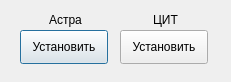
<?xml version="1.0" encoding="UTF-8"?>
<ui version="4.0">
 <class>Dialog</class>
 <widget class="QDialog" name="Dialog">
  <property name="geometry">
   <rect>
    <x>0</x>
    <y>0</y>
    <width>231</width>
    <height>82</height>
   </rect>
  </property>
  <property name="windowTitle">
   <string>Репозитории</string>
  </property>
  <widget class="QLabel" name="label">
   <property name="geometry">
    <rect>
     <x>20</x>
     <y>10</y>
     <width>91</width>
     <height>20</height>
    </rect>
   </property>
   <property name="text">
    <string>Астра</string>
   </property>
   <property name="alignment">
    <set>Qt::AlignCenter</set>
   </property>
  </widget>
  <widget class="QPushButton" name="button_astra">
   <property name="geometry">
    <rect>
     <x>20</x>
     <y>30</y>
     <width>88</width>
     <height>34</height>
    </rect>
   </property>
   <property name="text">
    <string>Установить</string>
   </property>
  </widget>
  <widget class="QPushButton" name="button_cit">
   <property name="geometry">
    <rect>
     <x>120</x>
     <y>30</y>
     <width>88</width>
     <height>34</height>
    </rect>
   </property>
   <property name="text">
    <string>Установить</string>
   </property>
  </widget>
  <widget class="QLabel" name="label_2">
   <property name="geometry">
    <rect>
     <x>120</x>
     <y>10</y>
     <width>91</width>
     <height>20</height>
    </rect>
   </property>
   <property name="text">
    <string>ЦИТ</string>
   </property>
   <property name="alignment">
    <set>Qt::AlignCenter</set>
   </property>
  </widget>
 </widget>
 <resources/>
 <connections/>
</ui>
